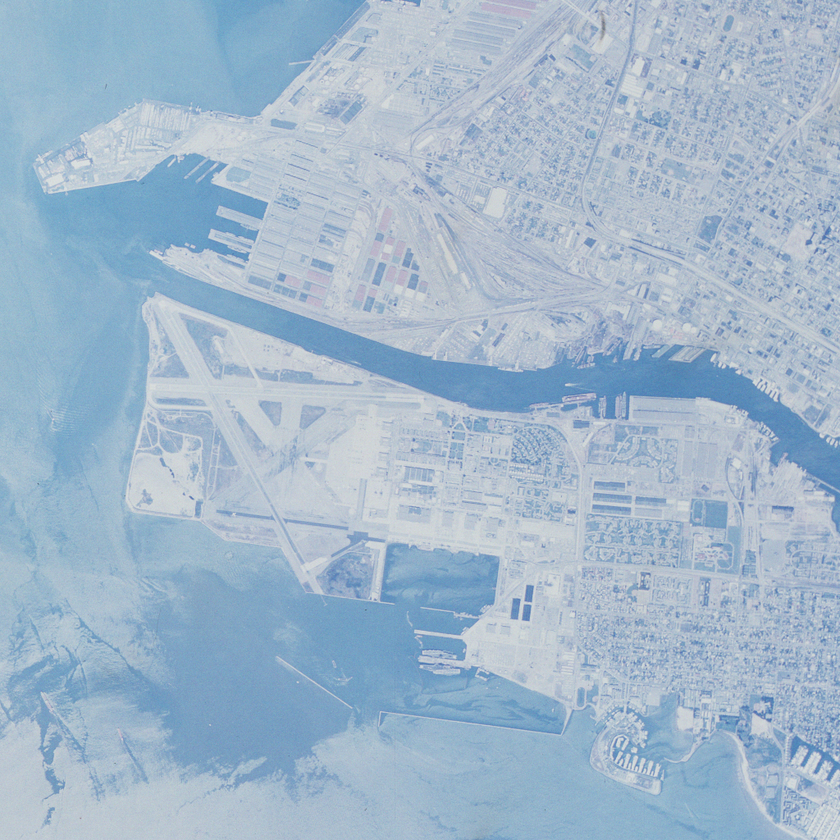
#> input picture Image Enhancement/oakland.tiff, 840 x 840 px, shrunk from 1024 x 1024 before the run
$ python ImageEnhancement.py
#> lines starting #> are read from the running program, lines starting #| are printed output that depends on the picture
import cv2
import numpy as np
from skimage import io
from skimage.color import rgb2gray

def adaptive_histogram_equalization(img, clip_limit=2.0, tile_grid_size=(4, 4)):
    if len(img.shape) == 3:
        ycrcb = cv2.cvtColor(img, cv2.COLOR_BGR2YCrCb)
        clahe = cv2.createCLAHE(clipLimit=clip_limit, tileGridSize=tile_grid_size)
        ycrcb[..., 0] = clahe.apply(ycrcb[..., 0])
        return cv2.cvtColor(ycrcb, cv2.COLOR_YCrCb2BGR)
    else:
        clahe = cv2.createCLAHE(clipLimit=clip_limit, tileGridSize=tile_grid_size)
        return clahe.apply(img)

def unsharp_masking(img, ksize=(5, 5), sigma=1.0, amount=1.0):
    blurred_img = cv2.GaussianBlur(img, ksize, sigma)
    mask = cv2.subtract(img, blurred_img)
    return cv2.addWeighted(img, 0.15 + amount, mask, amount, -45)

def get_dark_channel(img, patch_size=15):
    min_channels = np.amin(img, axis=2)
    return cv2.erode(min_channels, np.ones((patch_size, patch_size)))

def estimate_atmospheric_light(img, dark_channel, top_percent=0.001):
    num_pixels = dark_channel.size
    num_brightest = int(num_pixels * top_percent)

    dark_channel_flat = dark_channel.flatten()
    brightest_indices = np.argpartition(dark_channel_flat, -num_brightest)[-num_brightest:]
    brightest_pixels = img.reshape((-1, 3))[brightest_indices]

    return np.amax(brightest_pixels, axis=0)

def compute_transmission_map(img, A, patch_size=15, omega=0.95):
    norm_img = img / A
    dark_channel_norm = get_dark_channel(norm_img, patch_size)
    return 1 - omega * dark_channel_norm

def soft_matting(img, transmission_map, radius=30, epsilon=1e-4):
    guided_filter = cv2.ximgproc.createGuidedFilter(img, radius, epsilon)
    refined_transmission = guided_filter.filter(transmission_map)
    return refined_transmission

def recover_image(img, A, transmission_map, t0=0.1):
    t = np.maximum(transmission_map, t0)[:, :, np.newaxis]
    J = (img - A) / t + A
    return np.clip(J, 0, 255).astype(np.uint8)

def remove_haze(img_path):
#> called with img_path = 'oakland.tiff'
    img = io.imread(img_path)
#> img is the input picture: shape (840, 840, 3); mean R, G, B 161.3, 183.6, 203.5
    histogram = adaptive_histogram_equalization(img)
#> in adaptive_histogram_equalization, `ycrcb = cv2.cvtColor(img, cv2.COLOR_BGR2YCrCb)`: ycrcb: shape (840, 840, 3); mean of channels 0, 1, 2 187, 139.8, 113.5
#> in adaptive_histogram_equalization, `ycrcb[..., 0] = clahe.apply(ycrcb[..., 0])`: ycrcb: shape (840, 840, 3); mean of channels 0, 1, 2 167.7, 139.8, 113.5
    enhanced_img = unsharp_masking(histogram)
#> in unsharp_masking, `mask = cv2.subtract(img, blurred_img)`:
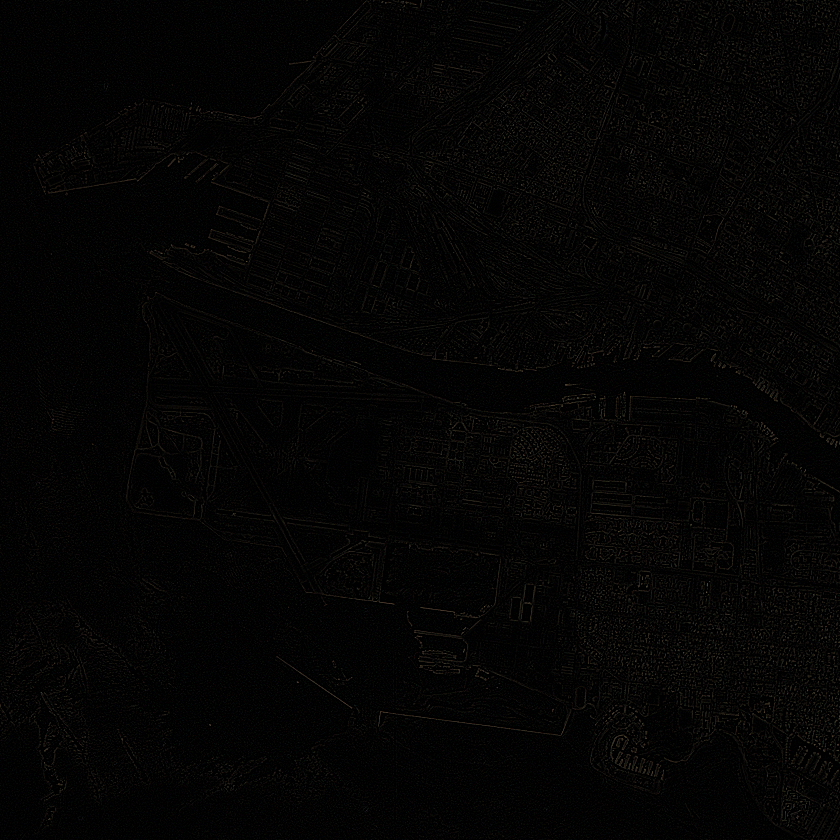
#> mask: shape (840, 840, 3); mean R, G, B 4.2, 4, 3.1
    img = enhanced_img.astype(np.float32)
    dark_channel = get_dark_channel(img)
#> in get_dark_channel, `min_channels = np.amin(img, axis=2)`:
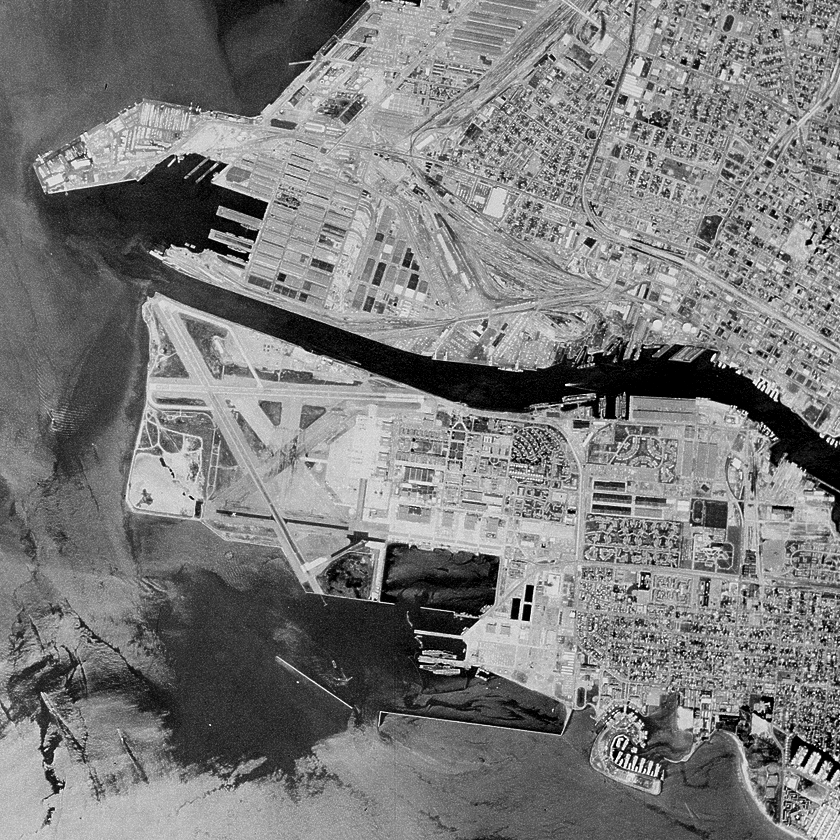
#> min_channels: shape (840, 840) float32; min 0, max 255, mean 122.6
#> in get_dark_channel, `return cv2.erode(min_channels, np.ones((patch_size, patch_size)))`:
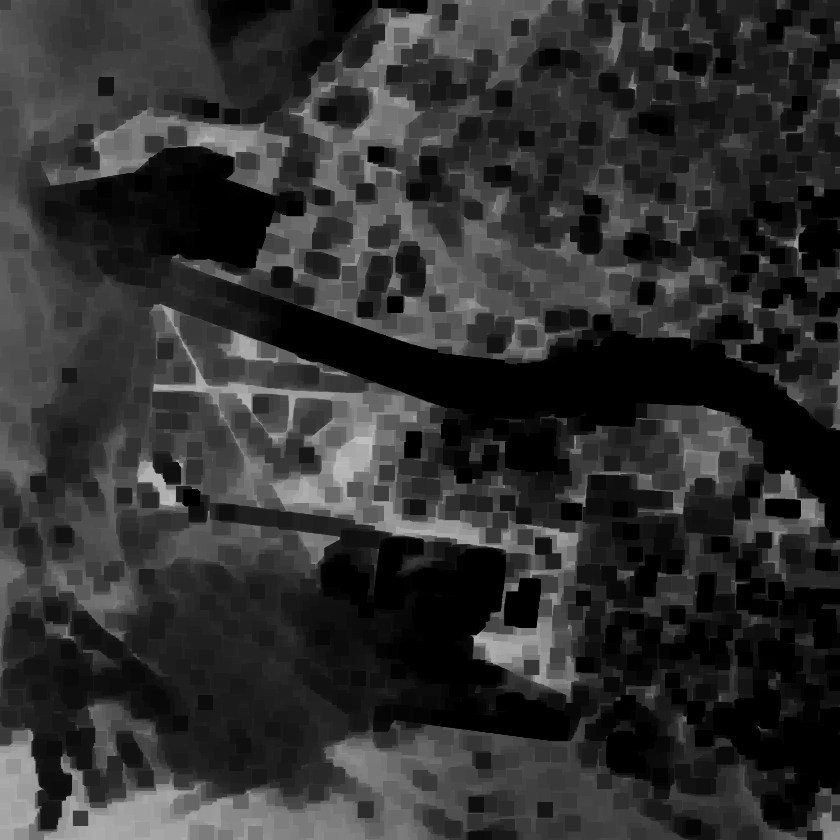
#> returned value: shape (840, 840) float32; min 0, max 191, mean 47.6
    A = estimate_atmospheric_light(img, dark_channel)
#> in estimate_atmospheric_light, `brightest_indices = np.argpartition(dark_channel_flat, -num_brightest)..`: brightest_indices = 705 values, max 445624 at index 5, min 114446 at index 27, mean 386135.7
#> in estimate_atmospheric_light, `brightest_pixels = img.reshape((-1, 3))[brightest_indices]`: brightest_pixels = 705 rows, first 8: [204, 207, 208], [191, 201, 206], [200, 217, 224], [188, 200, 210], [191, 199, 209], [212, 217, 218], [192, 203, 214], [198, 201, 202]
#> A = [223, 236, 240]
    transmission_map = compute_transmission_map(img, A)
#> in compute_transmission_map, `return 1 - omega * dark_channel_norm`:
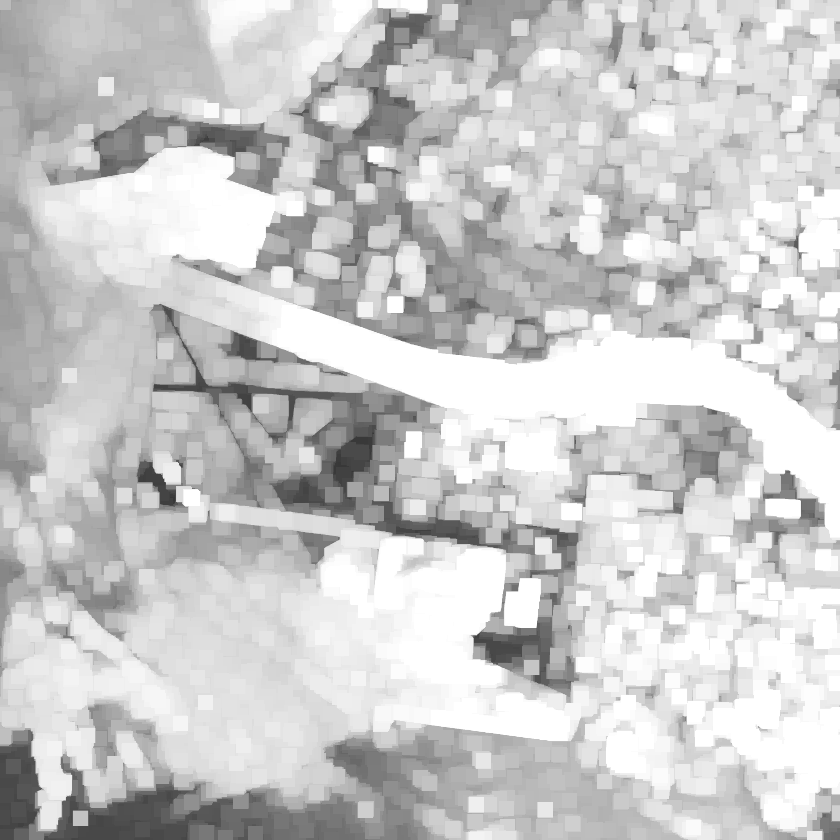
#> returned value: shape (840, 840) float32; min 0.211, max 1, mean 0.797
    refined_transmission_map = soft_matting(img, transmission_map)
#> in soft_matting, `refined_transmission = guided_filter.filter(transmission_map)`:
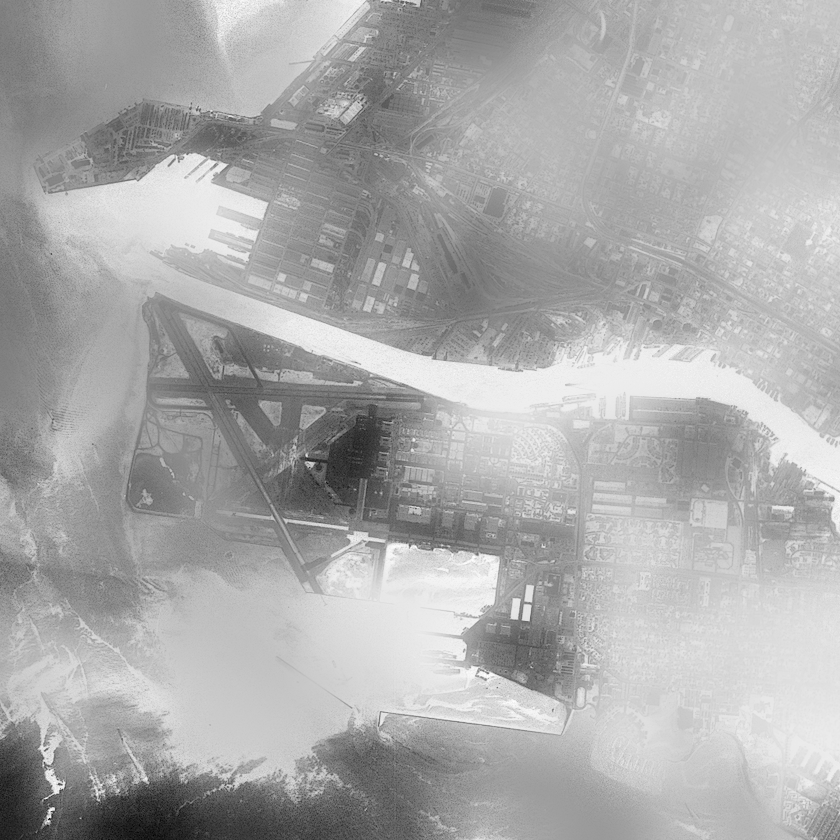
#> refined_transmission: shape (840, 840) float32; min 0.268, max 1.06, mean 0.797; drawn with min black and max white
    dehazed_img = recover_image(img, A, refined_transmission_map)
#> in recover_image, `return np.clip(J, 0, 255).astype(np.uint8)`:
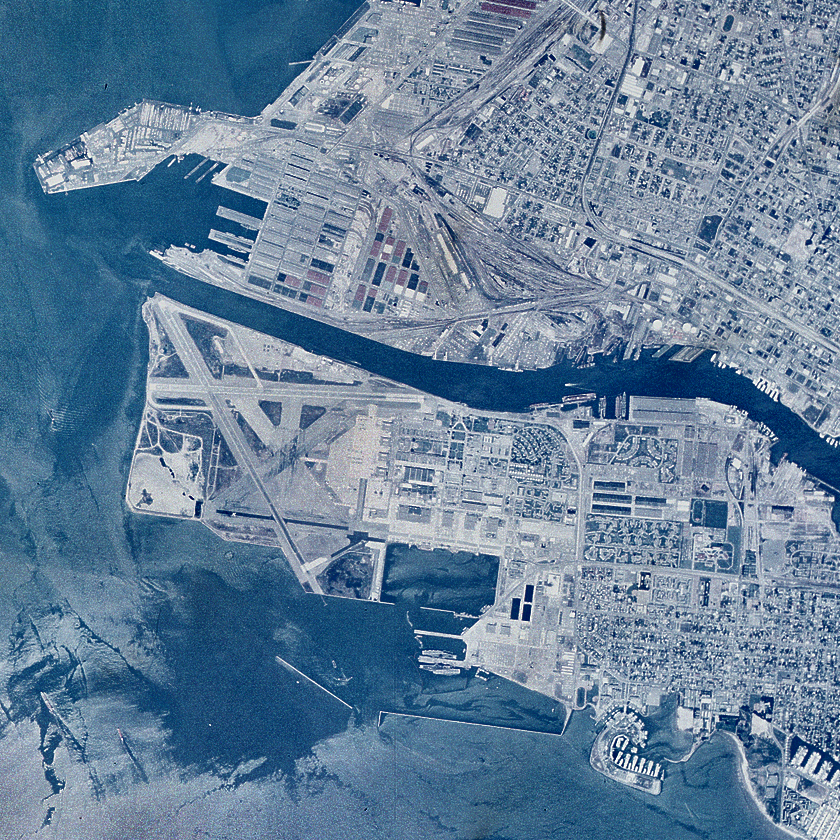
#> returned value: shape (840, 840, 3); mean of channels 0, 1, 2 100.7, 128, 153.7; drawn as R, G, B
    return dehazed_img

input_image_path = "oakland.tiff"
output_image_path = "oakland_result.png"
dehazed_img = remove_haze(input_image_path)
io.imsave(output_image_path, dehazed_img.astype(np.uint8))
io.imshow(dehazed_img.astype(np.uint8))
